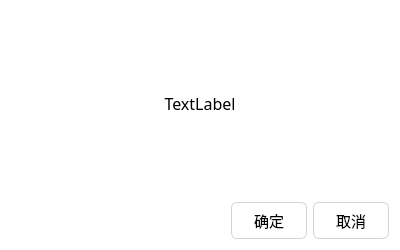
<?xml version="1.0" encoding="UTF-8"?>
<ui version="4.0">
 <class>DialogWithTwoButn</class>
 <widget class="QDialog" name="DialogWithTwoButn">
  <property name="geometry">
   <rect>
    <x>0</x>
    <y>0</y>
    <width>400</width>
    <height>250</height>
   </rect>
  </property>
  <property name="minimumSize">
   <size>
    <width>400</width>
    <height>250</height>
   </size>
  </property>
  <property name="font">
   <font>
    <family>微软雅黑</family>
   </font>
  </property>
  <property name="windowTitle">
   <string>注意</string>
  </property>
  <property name="styleSheet">
   <string notr="true">QDialog{
background-color:white;
}

QPushButton{
background-color: white;
border-radius: 6px;
border-style:solid;
border-width:1px;
border-color:lightGray;
color:black;
padding:6px;
}

QPushButton:hover{
color:rgb(0, 120, 215);
border-color:rgb(0, 120, 215);
}

QPushButton:pressed{
color:rgb(0, 120, 215);
border-color:rgb(0, 120, 215);
border-width:2px;
}</string>
  </property>
  <layout class="QVBoxLayout" name="verticalLayout_2">
   <item>
    <widget class="QLabel" name="label">
     <property name="sizePolicy">
      <sizepolicy hsizetype="Preferred" vsizetype="Expanding">
       <horstretch>0</horstretch>
       <verstretch>0</verstretch>
      </sizepolicy>
     </property>
     <property name="font">
      <font>
       <family>微软雅黑</family>
       <pointsize>12</pointsize>
      </font>
     </property>
     <property name="text">
      <string>TextLabel</string>
     </property>
     <property name="alignment">
      <set>Qt::AlignCenter</set>
     </property>
    </widget>
   </item>
   <item>
    <layout class="QHBoxLayout" name="horizontalLayout">
     <item>
      <spacer name="horizontalSpacer">
       <property name="orientation">
        <enum>Qt::Horizontal</enum>
       </property>
       <property name="sizeHint" stdset="0">
        <size>
         <width>40</width>
         <height>20</height>
        </size>
       </property>
      </spacer>
     </item>
     <item>
      <widget class="QPushButton" name="tru">
       <property name="font">
        <font>
         <family>微软雅黑</family>
         <pointsize>11</pointsize>
        </font>
       </property>
       <property name="styleSheet">
        <string notr="true">QPushButton:hover{
color:red;
border-color:red;
}

QPushButton:pressed{
color:red;
border-color:red;
border-width:2px;
}</string>
       </property>
       <property name="text">
        <string>    确定    </string>
       </property>
       <property name="default">
        <bool>true</bool>
       </property>
      </widget>
     </item>
     <item>
      <widget class="QPushButton" name="fal">
       <property name="font">
        <font>
         <family>微软雅黑</family>
         <pointsize>11</pointsize>
        </font>
       </property>
       <property name="text">
        <string>    取消    </string>
       </property>
      </widget>
     </item>
    </layout>
   </item>
  </layout>
 </widget>
 <resources/>
 <connections/>
</ui>
